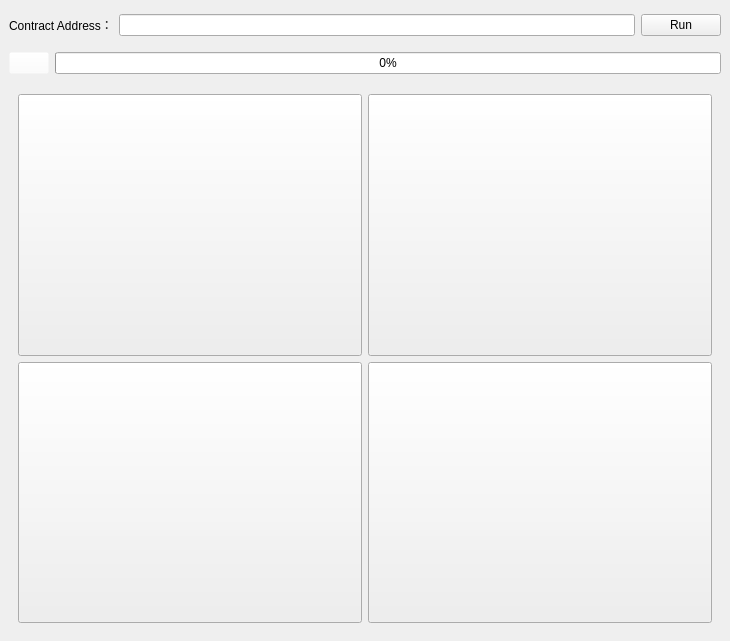
<?xml version="1.0" encoding="UTF-8"?>
<ui version="4.0">
 <class>MainWindow</class>
 <widget class="QMainWindow" name="MainWindow">
  <property name="windowModality">
   <enum>Qt::NonModal</enum>
  </property>
  <property name="geometry">
   <rect>
    <x>0</x>
    <y>0</y>
    <width>730</width>
    <height>641</height>
   </rect>
  </property>
  <property name="sizePolicy">
   <sizepolicy hsizetype="Fixed" vsizetype="Fixed">
    <horstretch>0</horstretch>
    <verstretch>0</verstretch>
   </sizepolicy>
  </property>
  <property name="windowTitle">
   <string>Block Verifier V0.1</string>
  </property>
  <widget class="QWidget" name="centralwidget">
   <layout class="QGridLayout" name="gridLayout">
    <item row="0" column="0">
     <layout class="QHBoxLayout" name="horizontalLayout_2" stretch="0,0,0">
      <property name="topMargin">
       <number>5</number>
      </property>
      <property name="bottomMargin">
       <number>5</number>
      </property>
      <item>
       <widget class="QLabel" name="label">
        <property name="text">
         <string>Contract Address：</string>
        </property>
       </widget>
      </item>
      <item>
       <widget class="QLineEdit" name="lineEdit"/>
      </item>
      <item>
       <widget class="QPushButton" name="pushButton">
        <property name="text">
         <string>Run</string>
        </property>
       </widget>
      </item>
     </layout>
    </item>
    <item row="2" column="0">
     <layout class="QHBoxLayout" name="horizontalLayout">
      <property name="topMargin">
       <number>5</number>
      </property>
      <property name="bottomMargin">
       <number>5</number>
      </property>
      <item>
       <widget class="QPushButton" name="pushButtonReturn">
        <property name="sizePolicy">
         <sizepolicy hsizetype="Preferred" vsizetype="Minimum">
          <horstretch>0</horstretch>
          <verstretch>0</verstretch>
         </sizepolicy>
        </property>
        <property name="whatsThis">
         <string>&lt;html&gt;&lt;head/&gt;&lt;body&gt;&lt;p&gt;返回&lt;/p&gt;&lt;/body&gt;&lt;/html&gt;</string>
        </property>
        <property name="styleSheet">
         <string notr="true">#pushButtonReturn{background:rgba(255, 255, 255, 0)}</string>
        </property>
        <property name="icon">
         <iconset resource="source.qrc">
          <normaloff>:/image/image/Return.png</normaloff>:/image/image/Return.png</iconset>
        </property>
        <property name="iconSize">
         <size>
          <width>28</width>
          <height>28</height>
         </size>
        </property>
       </widget>
      </item>
      <item>
       <widget class="QProgressBar" name="progressBar_2">
        <property name="value">
         <number>0</number>
        </property>
       </widget>
      </item>
     </layout>
    </item>
    <item row="5" column="0">
     <widget class="QStackedWidget" name="stackedWidget">
      <property name="contextMenuPolicy">
       <enum>Qt::DefaultContextMenu</enum>
      </property>
      <property name="frameShape">
       <enum>QFrame::NoFrame</enum>
      </property>
      <property name="frameShadow">
       <enum>QFrame::Plain</enum>
      </property>
      <property name="currentIndex">
       <number>0</number>
      </property>
      <widget class="QWidget" name="MainPage">
       <layout class="QGridLayout" name="gridLayout_2">
        <item row="1" column="0">
         <widget class="QPushButton" name="pushButton_3">
          <property name="sizePolicy">
           <sizepolicy hsizetype="Expanding" vsizetype="Expanding">
            <horstretch>0</horstretch>
            <verstretch>0</verstretch>
           </sizepolicy>
          </property>
          <property name="text">
           <string/>
          </property>
          <property name="icon">
           <iconset>
            <normaloff>image/2.png</normaloff>image/2.png</iconset>
          </property>
          <property name="iconSize">
           <size>
            <width>200</width>
            <height>200</height>
           </size>
          </property>
         </widget>
        </item>
        <item row="1" column="1">
         <widget class="QPushButton" name="pushButton_4">
          <property name="sizePolicy">
           <sizepolicy hsizetype="Expanding" vsizetype="Expanding">
            <horstretch>0</horstretch>
            <verstretch>0</verstretch>
           </sizepolicy>
          </property>
          <property name="text">
           <string/>
          </property>
          <property name="icon">
           <iconset>
            <normaloff>image/3.png</normaloff>image/3.png</iconset>
          </property>
          <property name="iconSize">
           <size>
            <width>200</width>
            <height>200</height>
           </size>
          </property>
         </widget>
        </item>
        <item row="0" column="0">
         <widget class="QPushButton" name="pushButton_DataAnalysis">
          <property name="sizePolicy">
           <sizepolicy hsizetype="Expanding" vsizetype="Expanding">
            <horstretch>0</horstretch>
            <verstretch>0</verstretch>
           </sizepolicy>
          </property>
          <property name="sizeIncrement">
           <size>
            <width>0</width>
            <height>0</height>
           </size>
          </property>
          <property name="toolTip">
           <string>&lt;html&gt;&lt;head/&gt;&lt;body&gt;&lt;p&gt;数据分析&lt;/p&gt;&lt;/body&gt;&lt;/html&gt;</string>
          </property>
          <property name="styleSheet">
           <string notr="true"/>
          </property>
          <property name="text">
           <string notr="true" comment="数据分析" extracomment="数据分析"/>
          </property>
          <property name="icon">
           <iconset>
            <normaloff>image/4.png</normaloff>image/4.png</iconset>
          </property>
          <property name="iconSize">
           <size>
            <width>200</width>
            <height>200</height>
           </size>
          </property>
          <property name="checkable">
           <bool>false</bool>
          </property>
         </widget>
        </item>
        <item row="0" column="1">
         <widget class="QPushButton" name="pushButton_Platform">
          <property name="sizePolicy">
           <sizepolicy hsizetype="Expanding" vsizetype="Expanding">
            <horstretch>0</horstretch>
            <verstretch>0</verstretch>
           </sizepolicy>
          </property>
          <property name="text">
           <string/>
          </property>
          <property name="icon">
           <iconset>
            <normaloff>image/1.png</normaloff>image/1.png</iconset>
          </property>
          <property name="iconSize">
           <size>
            <width>200</width>
            <height>200</height>
           </size>
          </property>
         </widget>
        </item>
       </layout>
      </widget>
      <widget class="QWidget" name="page_3">
       <layout class="QGridLayout" name="gridLayout_5">
        <item row="3" column="0">
         <widget class="QLabel" name="label_19">
          <property name="text">
           <string>&lt;html&gt;&lt;head/&gt;&lt;body&gt;&lt;p&gt;&lt;span style=&quot; font-weight:600;&quot;&gt;Suspected air coin scam&lt;/span&gt;&lt;/p&gt;&lt;/body&gt;&lt;/html&gt;</string>
          </property>
         </widget>
        </item>
        <item row="1" column="0">
         <widget class="QLabel" name="label_18">
          <property name="text">
           <string>&lt;html&gt;&lt;head/&gt;&lt;body&gt;&lt;p&gt;&lt;span style=&quot; font-weight:600;&quot;&gt;Suspected Ponzi scheme&lt;/span&gt;&lt;/p&gt;&lt;/body&gt;&lt;/html&gt;</string>
          </property>
         </widget>
        </item>
        <item row="2" column="0">
         <widget class="QLabel" name="label_17">
          <property name="text">
           <string>&lt;html&gt;&lt;head/&gt;&lt;body&gt;&lt;p&gt;&lt;span style=&quot; font-weight:600;&quot;&gt;Suspected phishing scam&lt;/span&gt;&lt;/p&gt;&lt;/body&gt;&lt;/html&gt;</string>
          </property>
         </widget>
        </item>
        <item row="0" column="0" colspan="2">
         <widget class="QLabel" name="label_16">
          <property name="text">
           <string>&lt;html&gt;&lt;head/&gt;&lt;body&gt;&lt;p align=&quot;center&quot;&gt;&lt;span style=&quot; font-size:16pt; font-weight:600; text-decoration: underline;&quot;&gt;Fraud pattern recognition&lt;/span&gt;&lt;/p&gt;&lt;/body&gt;&lt;/html&gt;</string>
          </property>
         </widget>
        </item>
        <item row="1" column="1">
         <widget class="QLineEdit" name="lineEdit_12">
          <property name="text">
           <string>NO</string>
          </property>
         </widget>
        </item>
        <item row="2" column="1">
         <widget class="QLineEdit" name="lineEdit_13">
          <property name="text">
           <string>NO</string>
          </property>
         </widget>
        </item>
        <item row="3" column="1">
         <widget class="QLineEdit" name="lineEdit_14">
          <property name="text">
           <string>NO</string>
          </property>
         </widget>
        </item>
       </layout>
      </widget>
      <widget class="QWidget" name="page">
       <layout class="QGridLayout" name="gridLayout_4" rowstretch="1,0,0,0,0,0">
        <item row="4" column="1">
         <widget class="QLineEdit" name="lineEdit_5">
          <property name="text">
           <string>1.14（on the high side）</string>
          </property>
         </widget>
        </item>
        <item row="3" column="1">
         <widget class="QLineEdit" name="lineEdit_4">
          <property name="text">
           <string>0.1359（on the high side）</string>
          </property>
         </widget>
        </item>
        <item row="5" column="1">
         <widget class="QLineEdit" name="lineEdit_6">
          <property name="text">
           <string>0.8</string>
          </property>
         </widget>
        </item>
        <item row="1" column="1">
         <widget class="QLineEdit" name="lineEdit_2">
          <property name="text">
           <string>0.12</string>
          </property>
         </widget>
        </item>
        <item row="4" column="0">
         <widget class="QLabel" name="label_9">
          <property name="text">
           <string>&lt;html&gt;&lt;head/&gt;&lt;body&gt;&lt;p&gt;&lt;span style=&quot; font-weight:600;&quot;&gt;Percentile difference in return on investment&lt;/span&gt;&lt;/p&gt;&lt;/body&gt;&lt;/html&gt;</string>
          </property>
         </widget>
        </item>
        <item row="5" column="0">
         <widget class="QLabel" name="label_10">
          <property name="text">
           <string>&lt;html&gt;&lt;head/&gt;&lt;body&gt;&lt;p&gt;&lt;span style=&quot; font-weight:600;&quot;&gt;Coefficient of income gap&lt;/span&gt;&lt;/p&gt;&lt;/body&gt;&lt;/html&gt;</string>
          </property>
         </widget>
        </item>
        <item row="1" column="0">
         <widget class="QLabel" name="label_4">
          <property name="text">
           <string>&lt;html&gt;&lt;head/&gt;&lt;body&gt;&lt;p&gt;&lt;span style=&quot; font-weight:600;&quot;&gt;Risk Index&lt;/span&gt;&lt;/p&gt;&lt;/body&gt;&lt;/html&gt;</string>
          </property>
          <property name="textFormat">
           <enum>Qt::AutoText</enum>
          </property>
         </widget>
        </item>
        <item row="2" column="0">
         <widget class="QLabel" name="label_6">
          <property name="text">
           <string>&lt;html&gt;&lt;head/&gt;&lt;body&gt;&lt;p&gt;&lt;span style=&quot; font-weight:600;&quot;&gt;Standard deviation of account entry time&lt;/span&gt;&lt;/p&gt;&lt;/body&gt;&lt;/html&gt;</string>
          </property>
         </widget>
        </item>
        <item row="3" column="0">
         <widget class="QLabel" name="label_8">
          <property name="text">
           <string>&lt;html&gt;&lt;head/&gt;&lt;body&gt;&lt;p&gt;&lt;span style=&quot; font-weight:600;&quot;&gt;Standard deviation of account transaction data&lt;/span&gt;&lt;/p&gt;&lt;/body&gt;&lt;/html&gt;</string>
          </property>
         </widget>
        </item>
        <item row="2" column="1">
         <widget class="QLineEdit" name="lineEdit_3">
          <property name="text">
           <string>0.2235（on the high side）</string>
          </property>
         </widget>
        </item>
        <item row="0" column="0" colspan="2">
         <widget class="QLabel" name="label_11">
          <property name="enabled">
           <bool>true</bool>
          </property>
          <property name="sizePolicy">
           <sizepolicy hsizetype="Preferred" vsizetype="Preferred">
            <horstretch>0</horstretch>
            <verstretch>0</verstretch>
           </sizepolicy>
          </property>
          <property name="text">
           <string>&lt;html&gt;&lt;head/&gt;&lt;body&gt;&lt;p&gt;&lt;span style=&quot; font-size:16pt; font-weight:600; text-decoration: underline;&quot;&gt;Transaction Risk Assessment&lt;/span&gt;&lt;/p&gt;&lt;/body&gt;&lt;/html&gt;</string>
          </property>
          <property name="alignment">
           <set>Qt::AlignCenter</set>
          </property>
         </widget>
        </item>
       </layout>
      </widget>
      <widget class="QWidget" name="DataAnalysisPage">
       <layout class="QVBoxLayout" name="verticalLayout">
        <property name="spacing">
         <number>5</number>
        </property>
        <property name="leftMargin">
         <number>11</number>
        </property>
        <item>
         <layout class="QVBoxLayout" name="replaceLayout">
          <property name="spacing">
           <number>0</number>
          </property>
          <property name="sizeConstraint">
           <enum>QLayout::SetDefaultConstraint</enum>
          </property>
          <item>
           <widget class="QLabel" name="label_2">
            <property name="text">
             <string>&lt;html&gt;&lt;head/&gt;&lt;body&gt;&lt;p&gt;&lt;span style=&quot; font-size:16pt; font-weight:600; text-decoration: underline;&quot;&gt;Capital Flow Pattern&lt;/span&gt;&lt;/p&gt;&lt;/body&gt;&lt;/html&gt;</string>
            </property>
            <property name="alignment">
             <set>Qt::AlignCenter</set>
            </property>
           </widget>
          </item>
         </layout>
        </item>
        <item>
         <spacer name="verticalSpacer">
          <property name="orientation">
           <enum>Qt::Vertical</enum>
          </property>
          <property name="sizeHint" stdset="0">
           <size>
            <width>20</width>
            <height>40</height>
           </size>
          </property>
         </spacer>
        </item>
        <item>
         <widget class="QWidget" name="ReplaceWidget" native="true"/>
        </item>
        <item>
         <widget class="QLabel" name="label_3">
          <property name="sizePolicy">
           <sizepolicy hsizetype="Fixed" vsizetype="Fixed">
            <horstretch>0</horstretch>
            <verstretch>0</verstretch>
           </sizepolicy>
          </property>
          <property name="maximumSize">
           <size>
            <width>700</width>
            <height>400</height>
           </size>
          </property>
          <property name="text">
           <string/>
          </property>
          <property name="pixmap">
           <pixmap>input/dapp_722/High_risk/1338_0/1338_0v2.png</pixmap>
          </property>
          <property name="scaledContents">
           <bool>true</bool>
          </property>
         </widget>
        </item>
       </layout>
      </widget>
      <widget class="QWidget" name="page_2">
       <layout class="QGridLayout" name="gridLayout_3">
        <item row="5" column="0">
         <widget class="QLabel" name="label_13">
          <property name="text">
           <string>&lt;html&gt;&lt;head/&gt;&lt;body&gt;&lt;p&gt;&lt;span style=&quot; font-weight:600;&quot;&gt;Timestamp dependency vulnerability&lt;/span&gt;&lt;/p&gt;&lt;/body&gt;&lt;/html&gt;</string>
          </property>
         </widget>
        </item>
        <item row="4" column="0">
         <widget class="QLabel" name="label_12">
          <property name="text">
           <string>&lt;html&gt;&lt;head/&gt;&lt;body&gt;&lt;p&gt;&lt;span style=&quot; font-weight:600;&quot;&gt;Reentry loophole&lt;/span&gt;&lt;/p&gt;&lt;/body&gt;&lt;/html&gt;</string>
          </property>
         </widget>
        </item>
        <item row="3" column="0">
         <widget class="QLabel" name="label_5">
          <property name="text">
           <string>&lt;html&gt;&lt;head/&gt;&lt;body&gt;&lt;p&gt;&lt;span style=&quot; font-weight:600;&quot;&gt;Variable value overflow vulnerability&lt;/span&gt;&lt;/p&gt;&lt;/body&gt;&lt;/html&gt;</string>
          </property>
         </widget>
        </item>
        <item row="1" column="0">
         <widget class="QLabel" name="label_7">
          <property name="text">
           <string>&lt;html&gt;&lt;head/&gt;&lt;body&gt;&lt;p&gt;&lt;span style=&quot; font-weight:600;&quot;&gt;EVM opcode coverage&lt;/span&gt;&lt;/p&gt;&lt;/body&gt;&lt;/html&gt;</string>
          </property>
         </widget>
        </item>
        <item row="6" column="0">
         <widget class="QLabel" name="label_14">
          <property name="text">
           <string>&lt;html&gt;&lt;head/&gt;&lt;body&gt;&lt;p&gt;&lt;span style=&quot; font-weight:600;&quot;&gt;ERC20 compliance &lt;/span&gt;&lt;/p&gt;&lt;/body&gt;&lt;/html&gt;</string>
          </property>
         </widget>
        </item>
        <item row="1" column="1">
         <widget class="QLineEdit" name="lineEdit_7">
          <property name="text">
           <string>99.5%</string>
          </property>
         </widget>
        </item>
        <item row="3" column="1">
         <widget class="QLineEdit" name="lineEdit_8">
          <property name="text">
           <string>NO</string>
          </property>
         </widget>
        </item>
        <item row="4" column="1">
         <widget class="QLineEdit" name="lineEdit_9">
          <property name="text">
           <string>NO</string>
          </property>
         </widget>
        </item>
        <item row="5" column="1">
         <widget class="QLineEdit" name="lineEdit_10">
          <property name="text">
           <string>NO</string>
          </property>
         </widget>
        </item>
        <item row="6" column="1">
         <widget class="QLineEdit" name="lineEdit_11">
          <property name="text">
           <string>YES</string>
          </property>
         </widget>
        </item>
        <item row="0" column="0" colspan="2">
         <widget class="QLabel" name="label_15">
          <property name="text">
           <string>&lt;html&gt;&lt;head/&gt;&lt;body&gt;&lt;p align=&quot;center&quot;&gt;&lt;span style=&quot; font-size:16pt; font-weight:600; text-decoration: underline;&quot;&gt;Underlying security assessment&lt;/span&gt;&lt;/p&gt;&lt;/body&gt;&lt;/html&gt;</string>
          </property>
         </widget>
        </item>
       </layout>
      </widget>
     </widget>
    </item>
   </layout>
  </widget>
  <action name="actionopen">
   <property name="text">
    <string>打开</string>
   </property>
  </action>
  <action name="actionBlack">
   <property name="text">
    <string>Black</string>
   </property>
  </action>
  <action name="actionDeepBlack">
   <property name="text">
    <string>DeepBlack</string>
   </property>
  </action>
  <action name="actionMetroUI">
   <property name="text">
    <string>MetroUI</string>
   </property>
  </action>
  <action name="actionHide">
   <property name="text">
    <string>Hide</string>
   </property>
  </action>
  <action name="actionShow">
   <property name="text">
    <string>Show</string>
   </property>
  </action>
  <action name="actionDefault">
   <property name="text">
    <string>Default</string>
   </property>
  </action>
 </widget>
 <resources>
  <include location="source.qrc"/>
 </resources>
 <connections>
  <connection>
   <sender>actionHide</sender>
   <signal>triggered()</signal>
   <receiver>centralwidget</receiver>
   <slot>close()</slot>
   <hints>
    <hint type="sourcelabel">
     <x>-1</x>
     <y>-1</y>
    </hint>
    <hint type="destinationlabel">
     <x>299</x>
     <y>260</y>
    </hint>
   </hints>
  </connection>
  <connection>
   <sender>actionShow</sender>
   <signal>triggered()</signal>
   <receiver>centralwidget</receiver>
   <slot>show()</slot>
   <hints>
    <hint type="sourcelabel">
     <x>-1</x>
     <y>-1</y>
    </hint>
    <hint type="destinationlabel">
     <x>299</x>
     <y>260</y>
    </hint>
   </hints>
  </connection>
 </connections>
</ui>
